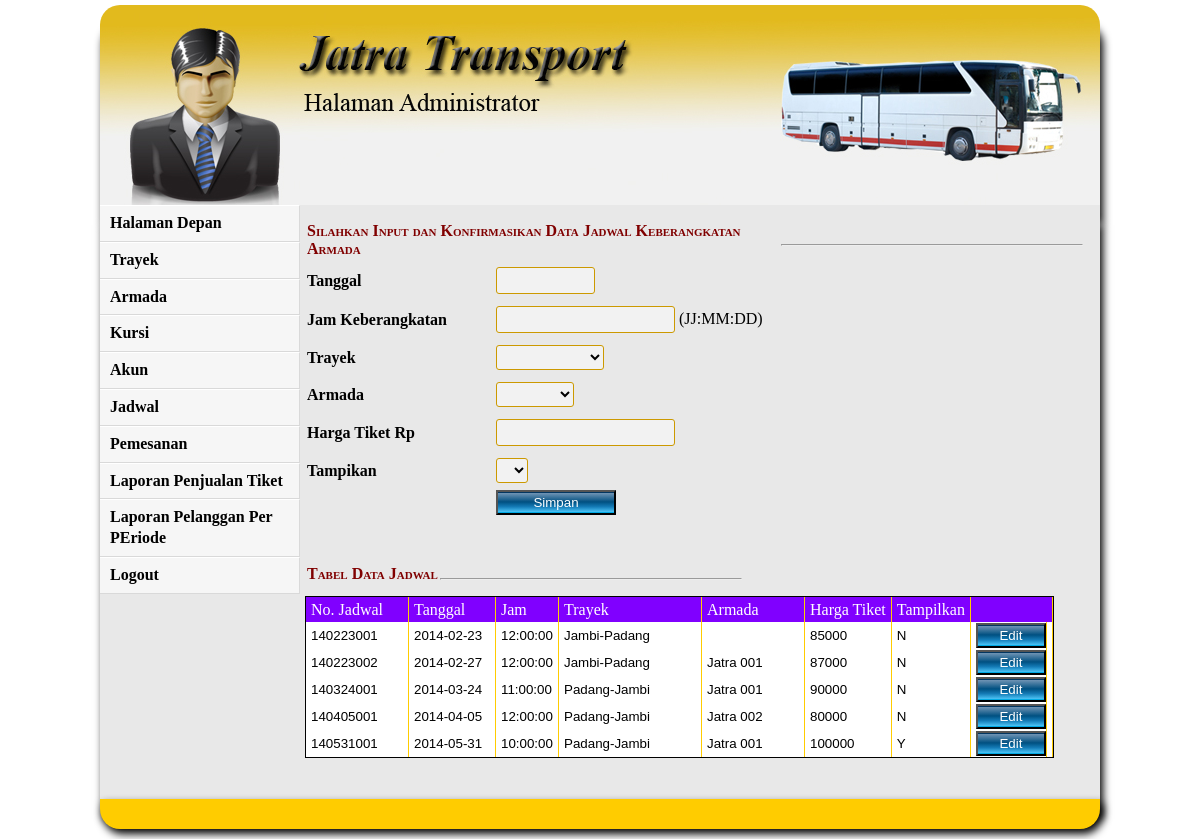
Screenshot of /admin/home.php?module=jadwal (signed in) with the database file from the repository.
### tables this page shows
CREATE TABLE IF NOT EXISTS jadwal (
  nojadwal char(10) NOT NULL DEFAULT '' ,
  tanggal date ,
  jam time ,
  kodetrayek char(2) ,
  noarmada char(3) ,
  harga double ,
  tampilkan char(1) ,
  PRIMARY KEY (nojadwal)
);

CREATE TABLE IF NOT EXISTS trayek (
  kode char(2) NOT NULL DEFAULT '' ,
  keterangan char(30) ,
  PRIMARY KEY (kode)
);

CREATE TABLE IF NOT EXISTS armada (
  noarmada char(3) NOT NULL DEFAULT '' ,
  nopol char(10) ,
  namaarmada char(30) ,
  PRIMARY KEY (noarmada)
);

### admin/kanan.php (the view, shortened to what this page needs)
<?php
include"../fungsi/koneksi.php";
if($_GET[module]=='trayek'){
echo"
<form action='settrayek.php' method='post' onsubmit='return false;' name='formdaftar'>
<table border=0 style='margin-top:10px;'>
		<tr><td style='height:30px;'>
		<font style='color:maroon;font-size:16px;font-variant: small-caps;' '><b>Silahkan Input dan Konfirmasikan Data Trayek </b></font></td>
		<td>
		<hr style='width:300px;margin-top:10px;' ></td>
		</tr>
		</table>
		<table>
		<tr>
		<td><b>Kode Trayek</td><td style='width:40px;'></td><td><input type=text name='kode' class='lengkung' size=10></td>
		</tr>
		<tr>
		<td><b>Keterangan</td><td style='width:40px;'></td><td><input type=text name='keterangan' class='lengkung' size=30></td>
		</tr>
		<tr>
		<tr>
		<td></td><td style='width:40px;'></td><td><input type=button value=' Simpan ' class='glassy_btn' style='margin-left:5px;' onclick='pesan();'></td>
		</tr>
</table>
		</form>
<table border=0 style='margin-top:40px;'>
		<tr><td style='height:30px;'>
		<font style='color: maroon;font-size:16px;font-variant: small-caps;' '><b>Tabel Data Trayek</b></font></td>
		<td>
		<hr style='width:300px;margin-top:10px;' ></td>
		</tr>
</table>
		<form name='' action='aksitrayek.php' method=post>
<table border=0 cellpadding=0 cellspacing=0 style='border:solid thin  #000;margin-top:5px;'>
			  <tr class=trkepala>
			  <td class=tdgrid style='height:25px;padding-left:5px;padding-left:5px;padding-right:5px;' >Kode Trayek</td><td class=tdgrid style='padding-left:5px;padding-right:5px;' >Keterangan</td>
			  <td class=tdgrid colspan=2></td>
			   </tr>";
			  include"../fungsi/koneksi.php";
			  $mintaanggota=mysql_query("select * from trayek",$konek);
			  $hitunganggota=mysql_num_rows($mintaanggota);
			  if($hitunganggota==0){
			  echo"
			  <tr>
			  <td class=tdgrid style='height:25px;'><input type=text class='grid1' size=15></td>
			  <td class=tdgrid><input type=text class='grid1' size=25></td>
			  </tr>
			  ";
			  }
			  else{
			  while($an=mysql_fetch_array($mintaanggota)){
			  echo"
			  <tr class=trseragam>
			  <td class=tdgrid style='padding-left:5px;height:27px;'><input type=text class='grid1' size=5 value='$an[kode]' name='kode[]'></td>
			  <td class=tdgrid style='padding-left:5px;'><input type=text class='grid1' size=15 value='$an[keterangan]' name='keterangan[]'></td>
			  <td class=tdgrid style='padding-left:5px;' align=center><input type=submit value=' Edit ' class='glassy_btn'></td>
			  <td class=tdgrid style='padding-left:5px;'><input type=button value=' Hapus ' class='glassy_btn' onclick=window.location.href='hapustrayek.php?kode=$an[kode]'></td>
			  </tr>
			  ";
			  }
			  }
 echo" </table></form><br><br>";
}
elseif($_GET[module]=='jadwal'){
echo"
<form action='setjadwal.php' method='post' onsubmit='' name='formdaftar'>
<table border=0 style='margin-top:10px;'>
		<tr><td style='height:30px;'>
		<font style='color:maroon;font-size:16px;font-variant: small-caps;' '><b>Silahkan Input dan Konfirmasikan Data Jadwal Keberangkatan Armada</b></font></td>
		<td>
		<hr style='width:300px;margin-top:10px;' ></td>
		</tr>
		</table>
		<table>
		<tr>
		<td><b>Tanggal</td><td style='width:40px;'></td><td><input type=text name='tanggal' size=10 class='lengkung' id='tanggal' onClick=\"javascript:NewCssCal('tanggal','yyyymmdd')\" value=''></td>
		</tr>
		<tr>
		<td><b>Jam Keberangkatan</td><td style='width:40px;'></td><td><input type=text name='jam' class='lengkung' size=20> (JJ:MM:DD)</td>
		</tr>
		<tr>
		<td><b>Trayek</td><td style='width:40px;'></td><td>
		<select name='trayek' class='lengkung'>
		<option>
		";
		$mintatrayek=mysql_query("select keterangan from trayek",$konek);
		while($tr=mysql_fetch_array($mintatrayek)){
		echo"<option>$tr[0]";
		}
		echo"
		</select>
		</td>
		</tr>
		<tr>
		<td><b>Armada</td><td style='width:40px;'></td><td>
		<select name='armada' class='lengkung'>
		<option>
		";
		$mintaarmada=mysql_query("select namaarmada from armada",$konek);
		while($ar=mysql_fetch_array($mintaarmada)){
		echo"<option>$ar[0]";
		}
		echo"
		</select>
		</td>
		</tr>
        <tr>
		<td><b>Harga Tiket Rp</td><td style='width:40px;'></td><td><input type=text name='harga' class='lengkung' size=20 style='text-align:right'> </td>
		</tr>
		<tr>
		<td><b>Tampikan</td><td style='width:40px;'></td><td>
		<select name='tampil' class='lengkung'>
		<option>
		<option>Y
		<option>N
		</select>
		</td>
		</tr>
		<tr>
		<td></td><td style='width:40px;'></td><td><input type=submit value=' Simpan ' class='glassy_btn' style='margin-left:5px;' onclick=''></td>
		</tr>
</table>
		</form>
<table border=0 style='margin-top:40px;'>
		<tr><td style='height:30px;'>
		<font style='color: maroon;font-size:16px;font-variant: small-caps;' '><b>Tabel Data Jadwal</b></font></td>
		<td>
		<hr style='width:300px;margin-top:10px;' ></td>
		</tr>
</table>
		<form name='' action='aksiarmada.php' method=post>
<table border=0 cellpadding=0 cellspacing=0 style='border:solid thin  #000;margin-top:5px;'>
			  <tr class=trkepala>
			  <td class=tdgrid style='height:25px;padding-left:5px;padding-left:5px;padding-right:5px;' >No. Jadwal</td><td class=tdgrid style='padding-left:5px;padding-right:5px;' >Tanggal</td><td class=tdgrid style='padding-left:5px;padding-right:5px;' >Jam</td>
			  <td class=tdgrid style='padding-left:5px;padding-right:5px;' >Trayek</td>
			  <td class=tdgrid style='padding-left:5px;padding-right:5px;' >Armada</td>
			  <td class=tdgrid style='padding-left:5px;padding-right:5px;' >Harga Tiket</td>
			  <td class=tdgrid style='padding-left:5px;padding-right:5px;' >Tampilkan</td>
			  <td class=tdgrid colspan=2></td>
			   </tr>";
			  include"../fungsi/koneksi.php";
			  $mintaanggota=mysql_query("select nojadwal,tanggal,jam,keterangan,namaarmada,tampilkan,harga from jadwal left join trayek on jadwal.kodetrayek=trayek.kode left join armada on jadwal.noarmada=armada.noarmada order by nojadwal asc,tanggal desc",$konek);
			  $hitunganggota=mysql_num_rows($mintaanggota);
			  if($hitunganggota==0){
			  echo"
			  <tr>
			  <td class=tdgrid style='height:25px;'><input type=text class='grid1' size=15></td>
			  <td class=tdgrid><input type=text class='grid1' size=25></td>
              <td class=tdgrid><input type=text class='grid1' size=25></td>
			  <td class=tdgrid><input type=text class='grid1' size=25></td>
              <td class=tdgrid><input type=text class='grid1' size=25></td>
			  <td class=tdgrid><input type=text class='grid1' size=25></td>
               <td class=tdgrid><input type=text class='grid1' size=25></td>
			  </tr>
			  ";
			  }
			  else{
			  while($an=mysql_fetch_array($mintaanggota)){
			  echo"
			  <tr class=trseragam>
			  <td class=tdgrid style='padding-left:5px;height:27px;'><input type=text class='grid1' size=10 value='$an[0]' name='no[]'></td>
			  <td class=tdgrid style='padding-left:5px;'><input type=text class='grid1' size=8 value='$an[1]' name='nopol[]'></td>
			 <td class=tdgrid style='padding-left:5px;'><input type=text class='grid1' size=5 value='$an[2]' name='nama[]'></td>
			 <td class=tdgrid style='padding-left:5px;'><input type=text class='grid1' size=15 value='$an[3]' name='nama[]'></td>
			 <td class=tdgrid style='padding-left:5px;'><input type=text class='grid1' size=10 value='$an[4]' name='nama[]'></td>
			 <td class=tdgrid style='padding-left:5px;'><input type=text class='grid1' size=5 value='$an[6]' name='nama[]'></td>
			 <td class=tdgrid style='padding-left:5px;'><input type=text class='grid1' size=5 value='$an[5]' name='nama[]'></td>
			  <td class=tdgrid style='padding-left:5px;' align=center><input type=button value=' Edit ' class='glassy_btn' style='width:70px;' onclick=window.location.href='?module=editjadwal&no=$an[0]'></td>
			  <td class=tdgrid style='padding-left:5px;'></td>
			  </tr>
			  ";
			  }
			  }
 echo" </table></form><br><br>";
}
?>

### admin/css/style_index.css (style rules this page uses)
.trkepala { background-color:#8000FF; color:#FFFFFF; }
.tdgrid { border-right:thin solid #FFCC00; }
.grid1 { border:none; background:none; height:25px; }
.trseragam { background-color:#FFFFFF; }
.lengkung { -webkit-border-top-right-radius: 3px; -webkit-border-top-left-radius: 3px; -khtml-border-top-right-radius: 3px; -khtml-border-top-left-radius: 3px; -webkit-border-bottom-right-radius: 3px; -webkit-border-bottom-left-radius: 3px; -khtml-border-bottom-right-radius: 3px; -khtml-border-bottom-left-radius: 3px; -moz-border-radius-topright:3px; -moz-border-radius-bottomright:3px; -moz-border-radius-topleft:3px; -moz-border-radius-bottomleft:3px; border:#CC9900 thin solid; background-color:#F2F2F2; margin-top:5px; margin-bottom:5px; margin-left:5px; height:25px; }
.glassy_btn { background-image:-webkit-gradient(linear,left bottom,left top,color-stop(0, rgb(2,168,228)),color-stop(0.06, rgb(0,172,229)),color-stop(0.07, rgb(71,189,240)), color-stop(0.3, rgb(20,123,182)),color-stop(0.53, rgb(0,80,129)),color-stop(0.96, rgb(114,149,181)),color-stop(0.97, rgb(2,54,97))); background-image:-moz-linear-gradient(center bottom,rgb(2,168,228) 0%,rgb(0,172,229) 6%,rgb(71,189,240) 7%,rgb(20,123,182) 30%,rgb(0,80,129) 53%,rgb(114,149,181) 96%,rgb(2,54,97) 97%); background-color:#1c608c; width:120px; height:25px; color:#FFFFFF; }

### admin/css/helper.css (style rules this page uses)
* { margin: 0; padding: 0; }

### rows the page displays
jadwal: nojadwal "140223001", tanggal "2014-02-23", jam "12:00:00", keterangan "Jambi-Padang", harga "85000", tampilkan "N"
jadwal: nojadwal "140223002", tanggal "2014-02-27", jam "12:00:00", keterangan "Jambi-Padang", namaarmada "Jatra 001", harga "87000", tampilkan "N"
jadwal: nojadwal "140324001", tanggal "2014-03-24", jam "11:00:00", keterangan "Padang-Jambi", namaarmada "Jatra 001", harga "90000", tampilkan "N"
jadwal: nojadwal "140405001", tanggal "2014-04-05", jam "12:00:00", keterangan "Padang-Jambi", namaarmada "Jatra 002", harga "80000", tampilkan "N"
jadwal: nojadwal "140531001", tanggal "2014-05-31", jam "10:00:00", keterangan "Padang-Jambi", namaarmada "Jatra 001", harga "100000", tampilkan "Y"
